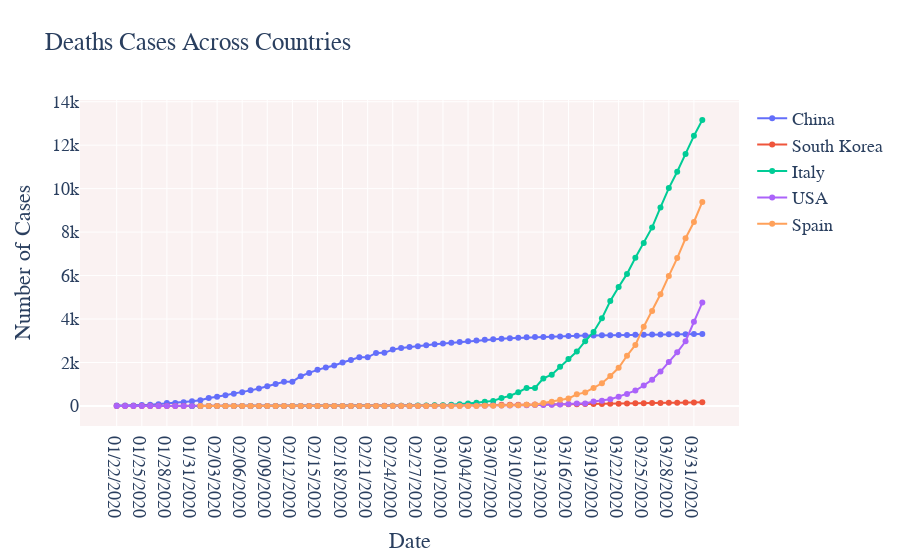

The cell this chart's notebook holds for it:
### Code cell
import plotly.graph_objs as go
fig = go.Figure()
fig.add_trace(go.Scatter(x=df_china['ObservationDate'], y=df_china['Deaths'],
                    mode='lines+markers',name='China'))
fig.add_trace(go.Scatter(x=df_sKorea['ObservationDate'], y=df_sKorea['Deaths'],
                    mode='lines+markers',name='South Korea'))
fig.add_trace(go.Scatter(x=df_italy['ObservationDate'], y=df_italy['Deaths'],
                    mode='lines+markers',name='Italy'))
fig.add_trace(go.Scatter(x=df_USA['ObservationDate'], y=df_USA['Deaths'],
                    mode='lines+markers',name='USA'))
fig.add_trace(go.Scatter(x=df_Spain['ObservationDate'], y=df_Spain['Deaths'],
                    mode='lines+markers',name='Spain'))
fig.update_layout(title_text='Deaths Cases Across Countries',xaxis_title='Date',yaxis_title='Number of Cases',plot_bgcolor='rgb(250, 242, 242)', font=dict(
        family="Courier New, monospace",
        size=18,
    ))

fig.show()
